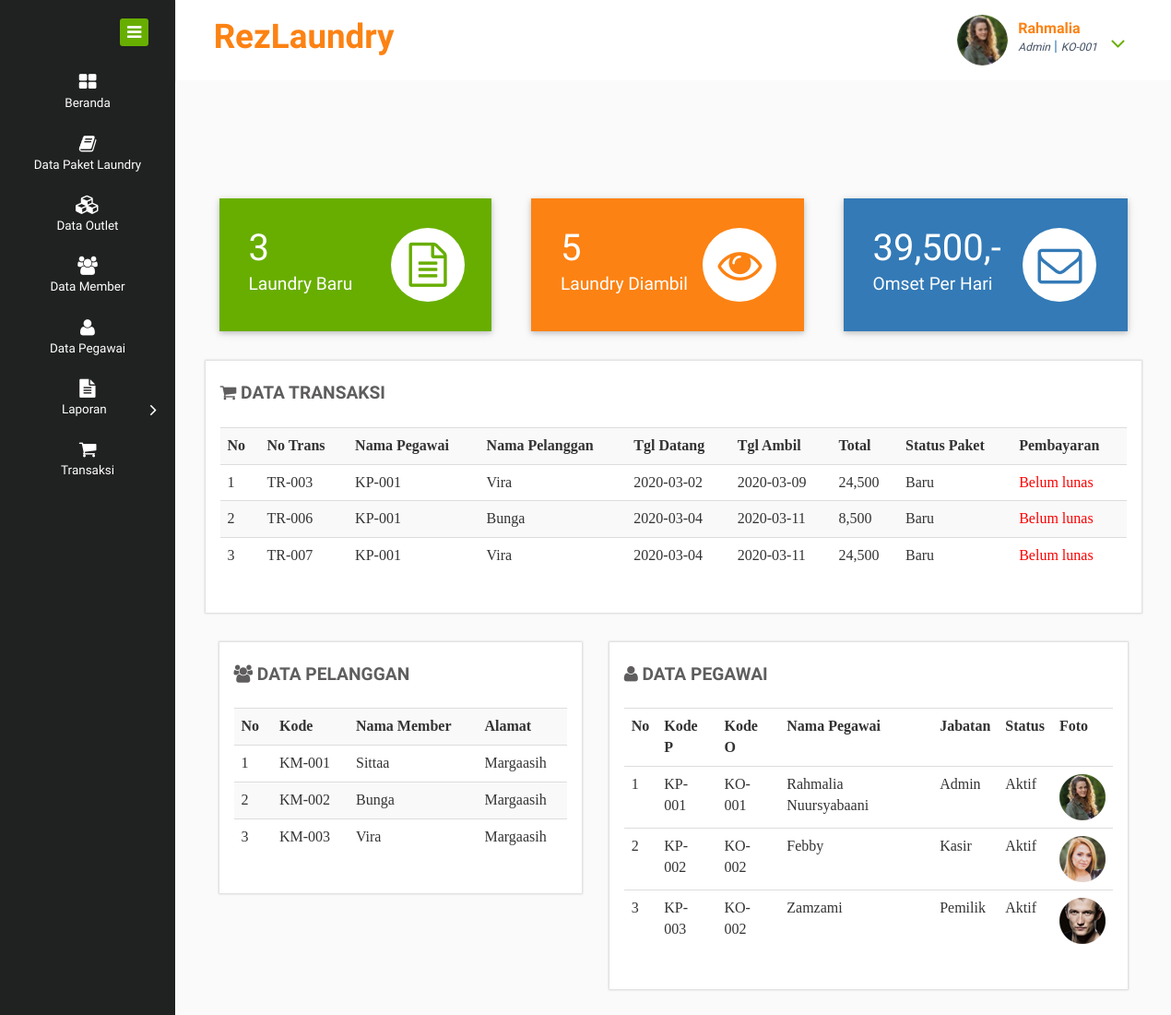
The page /index.php (signed in) on the database its author committed.
### tables this page shows
CREATE TABLE `pegawai` (
  `Kode_p` varchar(10) NOT NULL,
  `Kode_outlet` varchar(10) NOT NULL,
  `Nama_p` varchar(30) NOT NULL,
  `Username` varchar(20) NOT NULL,
  `Password` varchar(200) NOT NULL,
  `JK` enum('Laki-Laki','Perempuan') NOT NULL,
  `Alamat` varchar(50) NOT NULL,
  `No_tlp` varchar(13) NOT NULL,
  `Jabatan` varchar(15) NOT NULL,
  `Status` varchar(15) NOT NULL,
  `Foto` longblob NOT NULL
);

CREATE TABLE `transaksi` (
  `No_trans` varchar(10) NOT NULL,
  `Kode_p` varchar(10) NOT NULL,
  `Kode_outlet` varchar(10) NOT NULL,
  `Nama_pel` varchar(30) NOT NULL,
  `Tgl_dtg` date NOT NULL,
  `Batas_waktu` varchar(10) NOT NULL,
  `Tgl_ambil` date NOT NULL,
  `Biaya_tambahan` int(11) NOT NULL,
  `Diskon` int(11) NOT NULL,
  `Pajak` int(11) NOT NULL,
  `Total` int(11) NOT NULL,
  `Status_p` enum('Baru','Proses','Selesai','Diambil') NOT NULL,
  `Pembayaran` enum('Lunas','Belum lunas') NOT NULL
);

CREATE TABLE `member` (
  `Kode_pel` varchar(10) NOT NULL,
  `Nama_pel` varchar(30) NOT NULL,
  `Alamat` varchar(50) NOT NULL,
  `JK` enum('Laki-Laki','Perempuan') NOT NULL,
  `No_tlp` varchar(13) NOT NULL
);

### index.php (the view, shortened to what this page needs)
<!DOCTYPE HTML>
<html>
<head>
<link href="css/bootstrap.css" rel="stylesheet" type="text/css" media="all">
<link href="css/style.css" rel="stylesheet" type="text/css" media="all"/>
<link href="css/font-awesome.css" rel="stylesheet">
</head>
<body>
<div class="page-container">
   <div class="left-content">
	   <div class="mother-grid-inner">
				<div class="header-main">
					<div class="header-left">
							<div class="logo-name">
									 <a href="index.html"> <h1>RezLaundry</h1>
								  </a>
							</div>
							<div class="clearfix"> </div>
						 </div>
						 <div class="header-right">
					<?php
                    include 'koneksi.php';
                    $user = $_SESSION['Username'];
                    $query = mysqli_query($koneksi, "SELECT Foto FROM pegawai WHERE Username='$user'");
                    while ($data = mysqli_fetch_array($query)) {
                    ?>
							<div class="profile_details">
								<ul>
									<li class="dropdown profile_details_drop">
										<a href="#" class="dropdown-toggle" data-toggle="dropdown" aria-expanded="false">
											<div class="profile_img">
												<span class="prfil-img"><?php echo "<img src='images/$data[Foto]' width='55' height='55' class='img-circle'/> ";?> </span>
												<div class="user-name">
													<p><?php echo $_SESSION['Username']; ?></p>
                        							<span><?php echo $_SESSION['Jabatan']; ?></span> |
            <?php
            include 'koneksi.php';
            $user = $_SESSION['Username'];
            $query=mysqli_query($koneksi,"SELECT Kode_outlet FROM pegawai WHERE Username='$user'");
            while ($d = mysqli_fetch_array($query)) {
            	?>
            	<tr>
            		<span><?php echo $d['Kode_outlet'];?></span>
            	</tr>
            	<?php } ?>
												</div>
												<i class="fa fa-angle-down lnr"></i>
												<div class="clearfix"></div>
											</div>
										</a>
										 <?php } ?>
									</li>
								</ul>
							</div>
							<div class="clearfix"> </div>
						</div>
				     <div class="clearfix"> </div>
				</div>
<?php
include 'koneksi.php';
$sql = mysqli_query($koneksi, "SELECT * FROM `transaksi` WHERE `Status_p`= 'Baru'");
$baru = mysqli_num_rows($sql);
?>
<?php
include 'koneksi.php';
$sql2 = mysqli_query($koneksi, "SELECT * FROM `transaksi` WHERE `Status_p`= 'Diambil'");
$ambil = mysqli_num_rows($sql2);
?>
<?php
include 'koneksi.php';
$tgl=date('Y-m-d');
$sql3 = mysqli_query($koneksi, "SELECT SUM(Total) as semua FROM transaksi WHERE Tgl_dtg='$tgl'");
while ($tampil3 = mysqli_fetch_assoc($sql3)) {
$omset = $tampil3['semua'];
  ?>
<?php } ?>
<div class="inner-block">
	 <div class="market-updates">
			<div class="col-md-4 market-update-gd">
				<div class="market-update-block clr-block-1">
					<div class="col-md-8 market-update-left">
						<h3><?php echo $baru; ?></h3>
						<h4>Laundry Baru</h4>
					</div>
					<div class="col-md-4 market-update-right">
						<i class="fa fa-file-text-o"> </i>
					</div>
				  <div class="clearfix"> </div>
				</div>
			</div>
			<div class="col-md-4 market-update-gd">
				<div class="market-update-block clr-block-2">
				 <div class="col-md-8 market-update-left">
					<h3><?php echo $ambil; ?></h3>
					<h4>Laundry Diambil</h4>
				  </div>
					<div class="col-md-4 market-update-right">
						<i class="fa fa-eye"> </i>
					</div>
				  <div class="clearfix"> </div>
				</div>
			</div>
			<div class="col-md-4 market-update-gd">
				<div class="market-update-block clr-block-3">
					<div class="col-md-8 market-update-left">
						<h3><?php echo number_format((float) $omset); ?>,-</h3>
						<h4>Omset Per Hari</h4>
					</div>
					<div class="col-md-4 market-update-right">
						<i class="fa fa-envelope-o"> </i>
					</div>
				  <div class="clearfix"> </div>
				</div>
			</div>
		</div>
<font face="Cambria Math">
<div class="chit-chat-layer1">
	<div class="col-md-13 chit-chat-layer1-left">
     <div class="work-progres">
        <div class="chit-chat-heading"><i class="fa fa-shopping-cart"></i>
          DATA TRANSAKSI
        </div><br>
        <div class="table-responsive">
           <table class="table table-striped">
                  <tr>
                      <th>No</th>
                      <th>No Trans</th>
                      <th>Nama Pegawai</th>
                      <th>Nama Pelanggan</th>
                      <th>Tgl Datang</th>
                      <th>Tgl Ambil</th>
                      <th>Total</th>
                      <th>Status Paket</th>
                      <th>Pembayaran</th>
                  </tr>
                  <?php
    include 'koneksi.php';
    if (isset($_GET['cari'])) {
       $cari = $_GET['cari'];
       $data = mysqli_query($koneksi, "SELECT * FROM transaksi where Nama_pel like '%$cari%' or No_trans like '%$cari%'");
     } else {
       $data = mysqli_query($koneksi, "SELECT * FROM `transaksi` WHERE Status_p='Baru' OR Status_p='Proses' OR Status_p='Selesai'");
     }
    $nomer=1;
    while($d = mysqli_fetch_array($data)){
      ?>
      <tr>
        <td><?php echo $nomer++; ?></td>
        <td><?php echo $d['No_trans']; ?></td>
        <td><?php echo $d['Kode_p']; ?></td>
        <td><?php echo $d['Nama_pel']; ?></td>
        <td><?php echo $d['Tgl_dtg']; ?></td>
        <td><?php echo $d['Tgl_ambil']; ?></td>
        <td><?php echo number_format($d['Total']); ?></td>
        <td><?php echo $d['Status_p']; ?></td>
        <td>
        <?php if ($d['Pembayaran']=='Lunas') { ?>
         <font color="green">Lunas</font>
        <?php }  else if ($d['Pembayaran']=='Belum lunas') {?>
          <font color="red">Belum lunas</font>
        <?php } ?>
        </td>
      </tr>
       <?php
     }
     ?>
      </table>
        </div>
     </div>
  </div>
</div>
</font>
<font face="Cambria Math">
<div class="chit-chat-layer1">
  <div class="col-md-5 chit-chat-layer1-left">
     <div class="work-progres">
        <div class="chit-chat-heading"><i class="fa fa-group"></i>
          DATA PELANGGAN
        </div><br>
        <div class="table-responsive">
          <table class="table table-striped">
                  <tr>
                      <th>No</th>
                      <th>Kode</th>
                      <th>Nama Member</th>
                      <th>Alamat</th>
                  </tr>
    <?php
    include 'koneksi.php';
    if (isset($_GET['cari'])) {
       $cari = $_GET['cari'];
       $data = mysqli_query($koneksi, "SELECT * FROM member where Nama_pel like '%$cari%' or Kode_pel like '%$cari%'");
     } else {
       $data = mysqli_query($koneksi, "SELECT * FROM member");
     }
     $nomer=1;
    while($d = mysqli_fetch_array($data)){
      ?>
      <tr>
        <td><?php echo $nomer++; ?></td>
        <td><?php echo $d['Kode_pel']; ?></td>
        <td><?php echo $d['Nama_pel']; ?></td>
        <td><?php echo $d['Alamat']; ?></td>
      </tr>
  <?php
    }
    ?>
  </table>
        </div>
     </div>
  </div>
</div>
</font>
<font face="Cambria Math">
<div class="chit-chat-layer1">
  <div class="col-md-7 chit-chat-layer1-left">
     <div class="work-progres">
        <div class="chit-chat-heading"><i class="fa fa-user"></i>
          DATA PEGAWAI
        </div><br>
        <div class="table-responsive">
           <table class="table table-hover">
                  <tr>
                      <th>No</th>
                      <th>Kode P</th>
                      <th>Kode O</th>
                      <th>Nama Pegawai</th>
                      <th>Jabatan</th>
                      <th>Status</th>
                      <th>Foto</th>
                  </tr>
    <?php
    include 'koneksi.php';
     if (isset($_GET['cari'])) {
       $cari = $_GET['cari'];
       $data = mysqli_query($koneksi, "SELECT * FROM pegawai where Nama_p like '%$cari%' or Kode_p like '%$cari%'");
     } else {
       $data = mysqli_query($koneksi, "SELECT * FROM pegawai");
     }
     $nomer=1;
    while($d = mysqli_fetch_array($data)){
      ?>
      <tr>
        <td><?php echo $nomer++; ?></td>
        <td><?php echo $d['Kode_p']; ?></td>
        <td><?php echo $d['Kode_outlet']; ?></td>
        <td><?php echo $d['Nama_p']; ?></td>
        <td><?php echo $d['Jabatan']; ?></td>
        <td><?php echo $d['Status']; ?></td>
        <td><img src='images/<?php echo $d['Foto'] ?>'></td>
      </tr>
      <?php
    }
    ?>
  </table>
        </div>
     </div>
  </div>
</div>
</font>
<div class="chart-layer-2">
	<div class="col-md-6 chart-layer2-right">
	</div>
</div>
<div class="climate">
</div>
</div>
</div>
</div>
    <div class="sidebar-menu">
		  	<div class="logo"> <a href="#" class="sidebar-icon"> <span class="fa fa-bars"></span> </a>  </div>
		    <div class="menu">
		      <ul id="menu" >
		        <li id="menu-home" ><a href="index.php"><i class="fa fa-th-large"></i><span>Beranda</span></a>
		        </li>
		        <li id="menu-comunicacao" ><a href="dtpaket.php"><i class="fa fa-book nav_icon"></i><span>Data Paket Laundry</span></a>
		        </li>
		        <li><a href="dtoutlet.php"><i class="fa fa-cubes"></i><span>Data Outlet</span></a></li>
		        <li><a href="member.php"><i class="fa fa-group"></i><span>Data Member</span></a></li>
		        <li><a href="pegawai.php"><i class="fa fa-user"></i><span>Data Pegawai</span></a></li>
		        <li id="menu-academico" ><a href="#"><i class="fa fa-file-text"></i><span>Laporan</span><span class="fa fa-angle-right" style="float: right"></span></a>
		        </li>
		        <li><a href="transaksidtg.php"><i class="fa fa-shopping-cart"></i><span>Transaksi</span></a>
		        </li>
		      </ul>
		    </div>
	 </div>
</div>
</body>
</html>

### rows shown on the page
pegawai: Foto (picture), Kode_outlet "KO-001", Kode_p "KP-001", Nama_p "Rahmalia Nuursyabaani", Jabatan "Admin", Status "Aktif"
transaksi: No_trans "TR-003", Kode_p "KP-001", Nama_pel "Vira", Tgl_dtg "2020-03-02", Tgl_ambil "2020-03-09", Total "24,500", Status_p "Baru", Pembayaran "Belum lunas"
transaksi: No_trans "TR-006", Kode_p "KP-001", Nama_pel "Bunga", Tgl_dtg "2020-03-04", Tgl_ambil "2020-03-11", Total "8,500", Status_p "Baru", Pembayaran "Belum lunas"
transaksi: No_trans "TR-007", Kode_p "KP-001", Nama_pel "Vira", Tgl_dtg "2020-03-04", Tgl_ambil "2020-03-11", Total "24,500", Status_p "Baru", Pembayaran "Belum lunas"
member: Kode_pel "KM-001", Nama_pel "Sittaa", Alamat "Margaasih"
member: Kode_pel "KM-002", Nama_pel "Bunga", Alamat "Margaasih"
member: Kode_pel "KM-003", Nama_pel "Vira", Alamat "Margaasih"
pegawai: Kode_p "KP-002", Kode_outlet "KO-002", Nama_p "Febby", Jabatan "Kasir", Status "Aktif", Foto (picture)
pegawai: Kode_p "KP-003", Kode_outlet "KO-002", Nama_p "Zamzami", Jabatan "Pemilik", Status "Aktif", Foto (picture)

### other values the page prints
$baru "3"
$ambil "5"
$omset "39,500"
